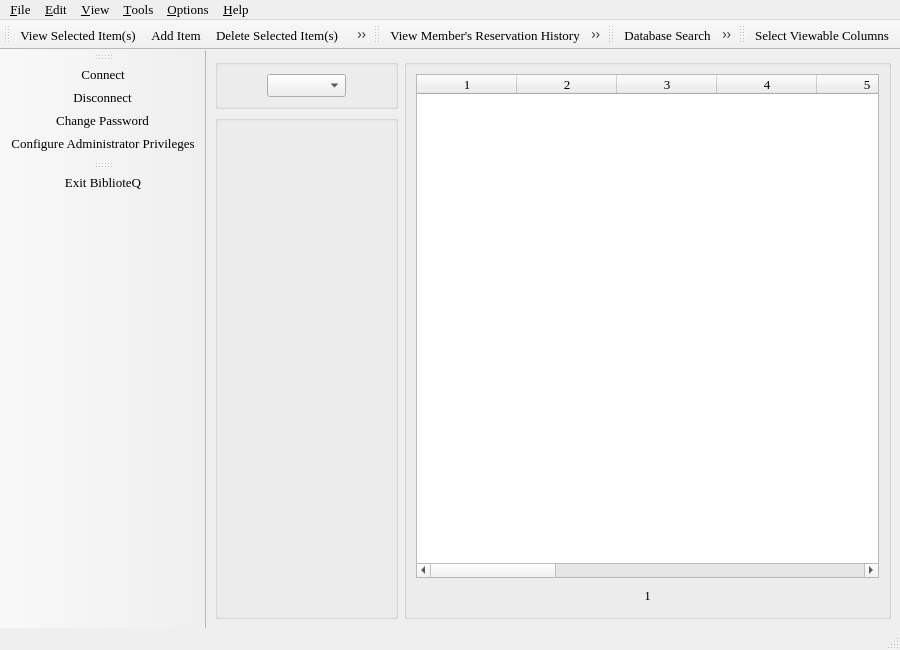
<?xml version="1.0" encoding="UTF-8"?>
<ui version="4.0">
 <class>mainWindow</class>
 <widget class="QMainWindow" name="mainWindow">
  <property name="geometry">
   <rect>
    <x>0</x>
    <y>0</y>
    <width>900</width>
    <height>650</height>
   </rect>
  </property>
  <property name="minimumSize">
   <size>
    <width>900</width>
    <height>650</height>
   </size>
  </property>
  <property name="font">
   <font>
    <family>Times</family>
    <pointsize>10</pointsize>
    <weight>50</weight>
    <italic>false</italic>
    <bold>false</bold>
    <underline>false</underline>
    <strikeout>false</strikeout>
   </font>
  </property>
  <property name="windowTitle">
   <string>BiblioteQ</string>
  </property>
  <property name="windowIcon">
   <iconset>
    <normaloff>icons.d/book.gif</normaloff>icons.d/book.gif</iconset>
  </property>
  <widget class="QWidget" name="centralwidget">
   <layout class="QHBoxLayout" name="horizontalLayout_4">
    <item>
     <layout class="QVBoxLayout" name="verticalLayout_3">
      <item>
       <widget class="QGroupBox" name="groupBox">
        <property name="flat">
         <bool>false</bool>
        </property>
        <layout class="QVBoxLayout" name="verticalLayout_2">
         <item>
          <layout class="QHBoxLayout" name="horizontalLayout">
           <item>
            <spacer name="horizontalSpacer_3">
             <property name="orientation">
              <enum>Qt::Horizontal</enum>
             </property>
             <property name="sizeType">
              <enum>QSizePolicy::Fixed</enum>
             </property>
             <property name="sizeHint" stdset="0">
              <size>
               <width>40</width>
               <height>20</height>
              </size>
             </property>
            </spacer>
           </item>
           <item>
            <widget class="QComboBox" name="typefilter">
             <property name="sizePolicy">
              <sizepolicy hsizetype="Fixed" vsizetype="Fixed">
               <horstretch>0</horstretch>
               <verstretch>0</verstretch>
              </sizepolicy>
             </property>
            </widget>
           </item>
           <item>
            <spacer name="horizontalSpacer_4">
             <property name="orientation">
              <enum>Qt::Horizontal</enum>
             </property>
             <property name="sizeType">
              <enum>QSizePolicy::Fixed</enum>
             </property>
             <property name="sizeHint" stdset="0">
              <size>
               <width>40</width>
               <height>20</height>
              </size>
             </property>
            </spacer>
           </item>
          </layout>
         </item>
        </layout>
       </widget>
      </item>
      <item>
       <widget class="QGroupBox" name="itemSummary">
        <property name="flat">
         <bool>false</bool>
        </property>
        <layout class="QVBoxLayout">
         <item>
          <widget class="QLabel" name="summary">
           <property name="frameShape">
            <enum>QFrame::NoFrame</enum>
           </property>
           <property name="text">
            <string/>
           </property>
           <property name="wordWrap">
            <bool>true</bool>
           </property>
          </widget>
         </item>
         <item>
          <widget class="QLabel" name="frontImage">
           <property name="sizePolicy">
            <sizepolicy hsizetype="Fixed" vsizetype="Preferred">
             <horstretch>0</horstretch>
             <verstretch>0</verstretch>
            </sizepolicy>
           </property>
           <property name="text">
            <string/>
           </property>
           <property name="scaledContents">
            <bool>true</bool>
           </property>
          </widget>
         </item>
         <item>
          <widget class="QLabel" name="backImage">
           <property name="sizePolicy">
            <sizepolicy hsizetype="Fixed" vsizetype="Preferred">
             <horstretch>0</horstretch>
             <verstretch>0</verstretch>
            </sizepolicy>
           </property>
           <property name="text">
            <string/>
           </property>
           <property name="scaledContents">
            <bool>true</bool>
           </property>
          </widget>
         </item>
         <item>
          <spacer>
           <property name="orientation">
            <enum>Qt::Vertical</enum>
           </property>
           <property name="sizeHint" stdset="0">
            <size>
             <width>20</width>
             <height>47</height>
            </size>
           </property>
          </spacer>
         </item>
        </layout>
       </widget>
      </item>
     </layout>
    </item>
    <item>
     <widget class="QGroupBox" name="groupBox_2">
      <layout class="QVBoxLayout" name="verticalLayout">
       <item>
        <widget class="main_table" name="table">
         <property name="editTriggers">
          <set>QAbstractItemView::NoEditTriggers</set>
         </property>
         <property name="showDropIndicator" stdset="0">
          <bool>true</bool>
         </property>
         <property name="dragEnabled">
          <bool>false</bool>
         </property>
         <property name="alternatingRowColors">
          <bool>true</bool>
         </property>
         <property name="selectionMode">
          <enum>QAbstractItemView::ExtendedSelection</enum>
         </property>
         <property name="selectionBehavior">
          <enum>QAbstractItemView::SelectRows</enum>
         </property>
         <property name="verticalScrollMode">
          <enum>QAbstractItemView::ScrollPerItem</enum>
         </property>
         <property name="horizontalScrollMode">
          <enum>QAbstractItemView::ScrollPerPixel</enum>
         </property>
         <property name="showGrid">
          <bool>true</bool>
         </property>
         <property name="sortingEnabled">
          <bool>false</bool>
         </property>
         <property name="columnCount">
          <number>16</number>
         </property>
         <column>
          <property name="text">
           <string>1</string>
          </property>
         </column>
         <column>
          <property name="text">
           <string>2</string>
          </property>
         </column>
         <column>
          <property name="text">
           <string>3</string>
          </property>
         </column>
         <column>
          <property name="text">
           <string>4</string>
          </property>
         </column>
         <column>
          <property name="text">
           <string>5</string>
          </property>
         </column>
         <column>
          <property name="text">
           <string>6</string>
          </property>
         </column>
         <column>
          <property name="text">
           <string>7</string>
          </property>
         </column>
         <column>
          <property name="text">
           <string>8</string>
          </property>
         </column>
         <column>
          <property name="text">
           <string>9</string>
          </property>
         </column>
         <column>
          <property name="text">
           <string>10</string>
          </property>
         </column>
         <column>
          <property name="text">
           <string>11</string>
          </property>
         </column>
         <column>
          <property name="text">
           <string>12</string>
          </property>
         </column>
         <column>
          <property name="text">
           <string>13</string>
          </property>
         </column>
         <column>
          <property name="text">
           <string>14</string>
          </property>
         </column>
         <column>
          <property name="text">
           <string>15</string>
          </property>
         </column>
         <column>
          <property name="text">
           <string>16</string>
          </property>
         </column>
        </widget>
       </item>
       <item>
        <layout class="QHBoxLayout" name="horizontalLayout_2">
         <item>
          <spacer name="horizontalSpacer_5">
           <property name="orientation">
            <enum>Qt::Horizontal</enum>
           </property>
           <property name="sizeHint" stdset="0">
            <size>
             <width>40</width>
             <height>20</height>
            </size>
           </property>
          </spacer>
         </item>
         <item>
          <widget class="QToolButton" name="previousPageButton">
           <property name="toolTip">
            <string>Previous Page</string>
           </property>
           <property name="icon">
            <iconset>
             <normaloff>icons.d/16x16/previous.png</normaloff>icons.d/16x16/previous.png</iconset>
           </property>
           <property name="iconSize">
            <size>
             <width>16</width>
             <height>16</height>
            </size>
           </property>
           <property name="autoRaise">
            <bool>true</bool>
           </property>
          </widget>
         </item>
         <item>
          <widget class="QLabel" name="pagesLabel">
           <property name="text">
            <string>1</string>
           </property>
           <property name="textFormat">
            <enum>Qt::RichText</enum>
           </property>
           <property name="alignment">
            <set>Qt::AlignCenter</set>
           </property>
          </widget>
         </item>
         <item>
          <widget class="QToolButton" name="nextPageButton">
           <property name="toolTip">
            <string>Next Page</string>
           </property>
           <property name="icon">
            <iconset>
             <normaloff>icons.d/16x16/next.png</normaloff>icons.d/16x16/next.png</iconset>
           </property>
           <property name="iconSize">
            <size>
             <width>16</width>
             <height>16</height>
            </size>
           </property>
           <property name="autoRaise">
            <bool>true</bool>
           </property>
          </widget>
         </item>
         <item>
          <spacer name="horizontalSpacer_6">
           <property name="orientation">
            <enum>Qt::Horizontal</enum>
           </property>
           <property name="sizeHint" stdset="0">
            <size>
             <width>40</width>
             <height>20</height>
            </size>
           </property>
          </spacer>
         </item>
        </layout>
       </item>
      </layout>
      <zorder>table</zorder>
     </widget>
    </item>
   </layout>
  </widget>
  <widget class="QMenuBar" name="menubar">
   <property name="geometry">
    <rect>
     <x>0</x>
     <y>0</y>
     <width>900</width>
     <height>28</height>
    </rect>
   </property>
   <property name="font">
    <font>
     <family>Times</family>
     <pointsize>10</pointsize>
    </font>
   </property>
   <widget class="QMenu" name="menuHelp">
    <property name="font">
     <font>
      <family>Times</family>
      <pointsize>10</pointsize>
     </font>
    </property>
    <property name="title">
     <string>&amp;Help</string>
    </property>
    <addaction name="actionAbout"/>
   </widget>
   <widget class="QMenu" name="menuTools">
    <property name="font">
     <font>
      <family>Times</family>
      <pointsize>10</pointsize>
     </font>
    </property>
    <property name="title">
     <string>&amp;Tools</string>
    </property>
    <addaction name="actionResizeColumns"/>
    <addaction name="actionShowErrorDialog"/>
    <addaction name="separator"/>
    <addaction name="actionDatabaseSearch"/>
    <addaction name="actionRefreshTable"/>
   </widget>
   <widget class="QMenu" name="menu_File">
    <property name="font">
     <font>
      <family>Times</family>
      <pointsize>10</pointsize>
     </font>
    </property>
    <property name="title">
     <string>&amp;File</string>
    </property>
    <widget class="QMenu" name="menu_Recent_SQLite_Files">
     <property name="title">
      <string>&amp;Recent SQLite Files</string>
     </property>
    </widget>
    <addaction name="actionConnect"/>
    <addaction name="actionDisconnect"/>
    <addaction name="menu_Recent_SQLite_Files"/>
    <addaction name="separator"/>
    <addaction name="actionExit"/>
   </widget>
   <widget class="QMenu" name="menu_Edit">
    <property name="font">
     <font>
      <family>Times</family>
      <pointsize>10</pointsize>
     </font>
    </property>
    <property name="title">
     <string>&amp;Edit</string>
    </property>
    <addaction name="actionDeleteEntry"/>
    <addaction name="actionModifyEntry"/>
   </widget>
   <widget class="QMenu" name="menu_View">
    <property name="font">
     <font>
      <family>Times</family>
      <pointsize>10</pointsize>
     </font>
    </property>
    <property name="title">
     <string>&amp;View</string>
    </property>
    <addaction name="actionMembersBrowser"/>
    <addaction name="actionViewDetails"/>
   </widget>
   <widget class="QMenu" name="menuOptions">
    <property name="font">
     <font>
      <family>Times</family>
      <pointsize>10</pointsize>
     </font>
    </property>
    <property name="title">
     <string>&amp;Options</string>
    </property>
    <widget class="QMenu" name="menuEntriesPerPage">
     <property name="title">
      <string>&amp;Entries per Page</string>
     </property>
    </widget>
    <addaction name="actionAutoResizeColumns"/>
    <addaction name="actionAutomaticallySaveSettingsOnExit"/>
    <addaction name="actionShowGrid"/>
    <addaction name="actionPopulate_Administrator_Browser_Table_on_Display"/>
    <addaction name="actionPopulate_Members_Browser_Table_on_Display"/>
    <addaction name="actionPopulateOnStart"/>
    <addaction name="actionAutoPopulateOnCreation"/>
    <addaction name="actionPreserveGeometry"/>
    <addaction name="actionResetErrorLogOnDisconnect"/>
    <addaction name="separator"/>
    <addaction name="menuEntriesPerPage"/>
    <addaction name="separator"/>
    <addaction name="actionSaveSettings"/>
    <addaction name="actionSetGlobalFonts"/>
   </widget>
   <addaction name="menu_File"/>
   <addaction name="menu_Edit"/>
   <addaction name="menu_View"/>
   <addaction name="menuTools"/>
   <addaction name="menuOptions"/>
   <addaction name="menuHelp"/>
  </widget>
  <widget class="QStatusBar" name="statusbar"/>
  <widget class="QToolBar" name="toolBar">
   <property name="windowTitle">
    <string>toolBar</string>
   </property>
   <property name="iconSize">
    <size>
     <width>32</width>
     <height>32</height>
    </size>
   </property>
   <attribute name="toolBarArea">
    <enum>LeftToolBarArea</enum>
   </attribute>
   <attribute name="toolBarBreak">
    <bool>false</bool>
   </attribute>
   <addaction name="connectTool"/>
   <addaction name="disconnectTool"/>
   <addaction name="actionChangePassword"/>
   <addaction name="actionConfigureAdministratorPrivileges"/>
  </widget>
  <widget class="QToolBar" name="toolBar_2">
   <property name="windowTitle">
    <string>toolBar_2</string>
   </property>
   <property name="iconSize">
    <size>
     <width>32</width>
     <height>32</height>
    </size>
   </property>
   <attribute name="toolBarArea">
    <enum>TopToolBarArea</enum>
   </attribute>
   <attribute name="toolBarBreak">
    <bool>false</bool>
   </attribute>
   <addaction name="detailsTool"/>
   <addaction name="createTool"/>
   <addaction name="deleteTool"/>
   <addaction name="modifyTool"/>
   <addaction name="printTool"/>
  </widget>
  <widget class="QToolBar" name="toolBar_3">
   <property name="windowTitle">
    <string>toolBar_3</string>
   </property>
   <property name="iconSize">
    <size>
     <width>32</width>
     <height>32</height>
    </size>
   </property>
   <attribute name="toolBarArea">
    <enum>TopToolBarArea</enum>
   </attribute>
   <attribute name="toolBarBreak">
    <bool>false</bool>
   </attribute>
   <addaction name="actionReservationHistory"/>
   <addaction name="actionRequests"/>
   <addaction name="reserveTool"/>
   <addaction name="userTool"/>
  </widget>
  <widget class="QToolBar" name="toolBar_4">
   <property name="windowTitle">
    <string>toolBar_4</string>
   </property>
   <property name="iconSize">
    <size>
     <width>32</width>
     <height>32</height>
    </size>
   </property>
   <attribute name="toolBarArea">
    <enum>TopToolBarArea</enum>
   </attribute>
   <attribute name="toolBarBreak">
    <bool>false</bool>
   </attribute>
   <addaction name="searchTool"/>
   <addaction name="customQueryTool"/>
   <addaction name="refreshTool"/>
  </widget>
  <widget class="QToolBar" name="toolBar_5">
   <property name="windowTitle">
    <string>toolBar_5</string>
   </property>
   <property name="iconSize">
    <size>
     <width>32</width>
     <height>32</height>
    </size>
   </property>
   <attribute name="toolBarArea">
    <enum>TopToolBarArea</enum>
   </attribute>
   <attribute name="toolBarBreak">
    <bool>false</bool>
   </attribute>
   <addaction name="configTool"/>
  </widget>
  <widget class="QToolBar" name="toolBar_6">
   <property name="windowTitle">
    <string>toolBar_6</string>
   </property>
   <property name="iconSize">
    <size>
     <width>32</width>
     <height>32</height>
    </size>
   </property>
   <attribute name="toolBarArea">
    <enum>LeftToolBarArea</enum>
   </attribute>
   <attribute name="toolBarBreak">
    <bool>false</bool>
   </attribute>
   <addaction name="exitTool"/>
  </widget>
  <action name="actionAbout">
   <property name="icon">
    <iconset>
     <normaloff>icons.d/16x16/info.png</normaloff>icons.d/16x16/info.png</iconset>
   </property>
   <property name="text">
    <string>&amp;About</string>
   </property>
   <property name="font">
    <font>
     <family>Times</family>
     <pointsize>10</pointsize>
     <weight>50</weight>
     <italic>false</italic>
     <bold>false</bold>
     <underline>false</underline>
     <strikeout>false</strikeout>
    </font>
   </property>
  </action>
  <action name="actionShowGrid">
   <property name="checkable">
    <bool>true</bool>
   </property>
   <property name="text">
    <string>&amp;Display Table Grid</string>
   </property>
   <property name="font">
    <font>
     <family>Times</family>
     <pointsize>10</pointsize>
     <weight>50</weight>
     <italic>false</italic>
     <bold>false</bold>
     <underline>false</underline>
     <strikeout>false</strikeout>
    </font>
   </property>
  </action>
  <action name="actionResizeColumns">
   <property name="icon">
    <iconset>
     <normaloff>icons.d/16x16/resizecol.png</normaloff>icons.d/16x16/resizecol.png</iconset>
   </property>
   <property name="text">
    <string>&amp;Resize Columns to Contents</string>
   </property>
   <property name="font">
    <font>
     <family>Times</family>
     <pointsize>10</pointsize>
     <weight>50</weight>
     <italic>false</italic>
     <bold>false</bold>
     <underline>false</underline>
     <strikeout>false</strikeout>
    </font>
   </property>
   <property name="shortcut">
    <string>Ctrl+R</string>
   </property>
  </action>
  <action name="actionSaveSettings">
   <property name="icon">
    <iconset>
     <normaloff>icons.d/16x16/filesave.png</normaloff>icons.d/16x16/filesave.png</iconset>
   </property>
   <property name="text">
    <string>&amp;Save Settings</string>
   </property>
   <property name="font">
    <font>
     <family>Times</family>
     <pointsize>10</pointsize>
     <weight>50</weight>
     <italic>false</italic>
     <bold>false</bold>
     <underline>false</underline>
     <strikeout>false</strikeout>
    </font>
   </property>
   <property name="shortcut">
    <string>Ctrl+S</string>
   </property>
  </action>
  <action name="actionPopulateOnStart">
   <property name="checkable">
    <bool>true</bool>
   </property>
   <property name="checked">
    <bool>false</bool>
   </property>
   <property name="text">
    <string>&amp;Populate Table on Connect</string>
   </property>
   <property name="font">
    <font>
     <family>Times</family>
     <pointsize>10</pointsize>
     <weight>50</weight>
     <italic>false</italic>
     <bold>false</bold>
     <underline>false</underline>
     <strikeout>false</strikeout>
    </font>
   </property>
  </action>
  <action name="actionAutoResizeColumns">
   <property name="checkable">
    <bool>true</bool>
   </property>
   <property name="text">
    <string>Automatically &amp;Resize Columns to Contents</string>
   </property>
   <property name="font">
    <font>
     <family>Times</family>
     <pointsize>10</pointsize>
     <weight>50</weight>
     <italic>false</italic>
     <bold>false</bold>
     <underline>false</underline>
     <strikeout>false</strikeout>
    </font>
   </property>
  </action>
  <action name="actionAutoPopulateOnFilter">
   <property name="checkable">
    <bool>true</bool>
   </property>
   <property name="checked">
    <bool>false</bool>
   </property>
   <property name="text">
    <string>&amp;Automatically Populate Table on Filter Change</string>
   </property>
   <property name="font">
    <font>
     <family>Times</family>
     <pointsize>10</pointsize>
    </font>
   </property>
  </action>
  <action name="actionShowErrorDialog">
   <property name="icon">
    <iconset>
     <normaloff>icons.d/16x16/log.png</normaloff>icons.d/16x16/log.png</iconset>
   </property>
   <property name="text">
    <string>View Error &amp;Log</string>
   </property>
   <property name="font">
    <font>
     <family>Times</family>
     <pointsize>10</pointsize>
    </font>
   </property>
   <property name="shortcut">
    <string>Ctrl+L</string>
   </property>
  </action>
  <action name="actionResetErrorLogOnDisconnect">
   <property name="checkable">
    <bool>true</bool>
   </property>
   <property name="text">
    <string>Reset &amp;Error Log on Disconnect</string>
   </property>
   <property name="font">
    <font>
     <family>Times</family>
     <pointsize>10</pointsize>
    </font>
   </property>
  </action>
  <action name="actionConnect">
   <property name="icon">
    <iconset>
     <normaloff>icons.d/16x16/connected.png</normaloff>icons.d/16x16/connected.png</iconset>
   </property>
   <property name="text">
    <string>&amp;Connect</string>
   </property>
   <property name="font">
    <font>
     <family>Times</family>
     <pointsize>10</pointsize>
    </font>
   </property>
   <property name="shortcut">
    <string>Ctrl+C</string>
   </property>
  </action>
  <action name="actionDisconnect">
   <property name="icon">
    <iconset>
     <normaloff>icons.d/16x16/disconnected.png</normaloff>icons.d/16x16/disconnected.png</iconset>
   </property>
   <property name="text">
    <string>&amp;Disconnect</string>
   </property>
   <property name="font">
    <font>
     <family>Times</family>
     <pointsize>10</pointsize>
    </font>
   </property>
   <property name="shortcut">
    <string>Ctrl+D</string>
   </property>
  </action>
  <action name="actionExit">
   <property name="icon">
    <iconset>
     <normaloff>icons.d/16x16/exit.png</normaloff>icons.d/16x16/exit.png</iconset>
   </property>
   <property name="text">
    <string>Exit Bibliote&amp;Q</string>
   </property>
   <property name="font">
    <font>
     <family>Times</family>
     <pointsize>10</pointsize>
    </font>
   </property>
   <property name="shortcut">
    <string>Ctrl+Q</string>
   </property>
  </action>
  <action name="actionDeleteEntry">
   <property name="icon">
    <iconset>
     <normaloff>icons.d/16x16/eraser.png</normaloff>icons.d/16x16/eraser.png</iconset>
   </property>
   <property name="text">
    <string>&amp;Delete Selected Item(s)</string>
   </property>
   <property name="font">
    <font>
     <family>Times</family>
     <pointsize>10</pointsize>
    </font>
   </property>
   <property name="shortcut">
    <string>Ctrl+X</string>
   </property>
  </action>
  <action name="actionModifyEntry">
   <property name="icon">
    <iconset>
     <normaloff>icons.d/16x16/edit.png</normaloff>icons.d/16x16/edit.png</iconset>
   </property>
   <property name="text">
    <string>&amp;Modify Selected Item(s)</string>
   </property>
   <property name="font">
    <font>
     <family>Times</family>
     <pointsize>10</pointsize>
    </font>
   </property>
   <property name="shortcut">
    <string>Ctrl+V</string>
   </property>
  </action>
  <action name="actionMembersBrowser">
   <property name="icon">
    <iconset>
     <normaloff>icons.d/16x16/members.png</normaloff>icons.d/16x16/members.png</iconset>
   </property>
   <property name="text">
    <string>&amp;Members Browser</string>
   </property>
   <property name="font">
    <font>
     <family>Times</family>
     <pointsize>10</pointsize>
    </font>
   </property>
   <property name="shortcut">
    <string>Ctrl+M</string>
   </property>
  </action>
  <action name="actionDatabaseSearch">
   <property name="icon">
    <iconset>
     <normaloff>icons.d/16x16/find.png</normaloff>icons.d/16x16/find.png</iconset>
   </property>
   <property name="text">
    <string>&amp;Database Search</string>
   </property>
   <property name="iconText">
    <string>Database Search</string>
   </property>
   <property name="toolTip">
    <string>Database Search</string>
   </property>
   <property name="font">
    <font>
     <family>Times</family>
     <pointsize>10</pointsize>
    </font>
   </property>
   <property name="shortcut">
    <string>Ctrl+F</string>
   </property>
  </action>
  <action name="actionRefreshTable">
   <property name="icon">
    <iconset>
     <normaloff>icons.d/16x16/reload.png</normaloff>icons.d/16x16/reload.png</iconset>
   </property>
   <property name="text">
    <string>Refresh &amp;Table</string>
   </property>
   <property name="font">
    <font>
     <family>Times</family>
     <pointsize>10</pointsize>
    </font>
   </property>
   <property name="shortcut">
    <string>Ctrl+T</string>
   </property>
  </action>
  <action name="actionViewDetails">
   <property name="icon">
    <iconset>
     <normaloff>icons.d/16x16/details.png</normaloff>icons.d/16x16/details.png</iconset>
   </property>
   <property name="text">
    <string>&amp;Selected Item(s)</string>
   </property>
   <property name="font">
    <font>
     <family>Times</family>
     <pointsize>10</pointsize>
    </font>
   </property>
   <property name="shortcut">
    <string>Ctrl+V</string>
   </property>
  </action>
  <action name="actionSetGlobalFonts">
   <property name="icon">
    <iconset>
     <normaloff>icons.d/16x16/fonts.png</normaloff>icons.d/16x16/fonts.png</iconset>
   </property>
   <property name="text">
    <string>Select &amp;Global Font</string>
   </property>
   <property name="font">
    <font>
     <family>Times</family>
     <pointsize>10</pointsize>
    </font>
   </property>
   <property name="shortcut">
    <string>Ctrl+G</string>
   </property>
  </action>
  <action name="actionAutoPopulateOnCreation">
   <property name="checkable">
    <bool>true</bool>
   </property>
   <property name="text">
    <string>Populate Table on Item &amp;Creation</string>
   </property>
   <property name="font">
    <font>
     <family>Times</family>
     <pointsize>10</pointsize>
    </font>
   </property>
  </action>
  <action name="connectTool">
   <property name="icon">
    <iconset>
     <normaloff>icons.d/32x32/connect_established.png</normaloff>icons.d/32x32/connect_established.png</iconset>
   </property>
   <property name="text">
    <string>Connect</string>
   </property>
   <property name="font">
    <font>
     <family>Times</family>
     <pointsize>10</pointsize>
    </font>
   </property>
  </action>
  <action name="disconnectTool">
   <property name="icon">
    <iconset>
     <normaloff>icons.d/32x32/connect_no.png</normaloff>icons.d/32x32/connect_no.png</iconset>
   </property>
   <property name="text">
    <string>Disconnect</string>
   </property>
   <property name="font">
    <font>
     <family>Times</family>
     <pointsize>10</pointsize>
    </font>
   </property>
  </action>
  <action name="detailsTool">
   <property name="icon">
    <iconset>
     <normaloff>icons.d/32x32/details.png</normaloff>icons.d/32x32/details.png</iconset>
   </property>
   <property name="text">
    <string>View Selected Item(s)</string>
   </property>
   <property name="font">
    <font>
     <family>Times</family>
     <pointsize>10</pointsize>
    </font>
   </property>
  </action>
  <action name="createTool">
   <property name="icon">
    <iconset>
     <normaloff>icons.d/32x32/add.png</normaloff>icons.d/32x32/add.png</iconset>
   </property>
   <property name="text">
    <string>Add Item</string>
   </property>
   <property name="font">
    <font>
     <family>Times</family>
     <pointsize>10</pointsize>
    </font>
   </property>
   <property name="menuRole">
    <enum>QAction::TextHeuristicRole</enum>
   </property>
  </action>
  <action name="deleteTool">
   <property name="icon">
    <iconset>
     <normaloff>icons.d/32x32/remove.png</normaloff>icons.d/32x32/remove.png</iconset>
   </property>
   <property name="text">
    <string>Delete Selected Item(s)</string>
   </property>
   <property name="font">
    <font>
     <family>Times</family>
     <pointsize>10</pointsize>
    </font>
   </property>
  </action>
  <action name="modifyTool">
   <property name="icon">
    <iconset>
     <normaloff>icons.d/32x32/edit.png</normaloff>icons.d/32x32/edit.png</iconset>
   </property>
   <property name="text">
    <string>Modify Selected Item(s)</string>
   </property>
   <property name="font">
    <font>
     <family>Times</family>
     <pointsize>10</pointsize>
    </font>
   </property>
  </action>
  <action name="printTool">
   <property name="icon">
    <iconset>
     <normaloff>icons.d/32x32/print.png</normaloff>icons.d/32x32/print.png</iconset>
   </property>
   <property name="text">
    <string>Print Selected Item(s)</string>
   </property>
   <property name="font">
    <font>
     <family>Times</family>
     <pointsize>10</pointsize>
    </font>
   </property>
  </action>
  <action name="reserveTool">
   <property name="icon">
    <iconset>
     <normaloff>icons.d/32x32/checkout.png</normaloff>icons.d/32x32/checkout.png</iconset>
   </property>
   <property name="text">
    <string>Reserve Selected Item</string>
   </property>
   <property name="font">
    <font>
     <family>Times</family>
     <pointsize>10</pointsize>
    </font>
   </property>
  </action>
  <action name="userTool">
   <property name="icon">
    <iconset>
     <normaloff>icons.d/32x32/members.png</normaloff>icons.d/32x32/members.png</iconset>
   </property>
   <property name="text">
    <string>Display Members Browser</string>
   </property>
   <property name="font">
    <font>
     <family>Times</family>
     <pointsize>10</pointsize>
    </font>
   </property>
  </action>
  <action name="searchTool">
   <property name="icon">
    <iconset>
     <normaloff>icons.d/32x32/find.png</normaloff>icons.d/32x32/find.png</iconset>
   </property>
   <property name="text">
    <string>Database Search</string>
   </property>
   <property name="font">
    <font>
     <family>Times</family>
     <pointsize>10</pointsize>
    </font>
   </property>
  </action>
  <action name="customQueryTool">
   <property name="icon">
    <iconset>
     <normaloff>icons.d/32x32/customquery.png</normaloff>icons.d/32x32/customquery.png</iconset>
   </property>
   <property name="text">
    <string>Custom Database Query</string>
   </property>
   <property name="font">
    <font>
     <family>Times</family>
     <pointsize>10</pointsize>
    </font>
   </property>
  </action>
  <action name="refreshTool">
   <property name="icon">
    <iconset>
     <normaloff>icons.d/32x32/reload.png</normaloff>icons.d/32x32/reload.png</iconset>
   </property>
   <property name="text">
    <string>Refresh Table</string>
   </property>
   <property name="font">
    <font>
     <family>Times</family>
     <pointsize>10</pointsize>
    </font>
   </property>
  </action>
  <action name="configTool">
   <property name="icon">
    <iconset>
     <normaloff>icons.d/32x32/configure.png</normaloff>icons.d/32x32/configure.png</iconset>
   </property>
   <property name="text">
    <string>Select Viewable Columns</string>
   </property>
   <property name="font">
    <font>
     <family>Times</family>
     <pointsize>10</pointsize>
    </font>
   </property>
  </action>
  <action name="exitTool">
   <property name="icon">
    <iconset>
     <normaloff>icons.d/32x32/exit.png</normaloff>icons.d/32x32/exit.png</iconset>
   </property>
   <property name="text">
    <string>Exit BiblioteQ</string>
   </property>
   <property name="font">
    <font>
     <family>Times</family>
     <pointsize>10</pointsize>
    </font>
   </property>
  </action>
  <action name="actionReservationHistory">
   <property name="icon">
    <iconset>
     <normaloff>icons.d/32x32/history.png</normaloff>icons.d/32x32/history.png</iconset>
   </property>
   <property name="text">
    <string>View Member's Reservation History</string>
   </property>
   <property name="font">
    <font>
     <family>Times</family>
     <pointsize>10</pointsize>
    </font>
   </property>
  </action>
  <action name="actionChangePassword">
   <property name="icon">
    <iconset>
     <normaloff>icons.d/32x32/password.png</normaloff>icons.d/32x32/password.png</iconset>
   </property>
   <property name="text">
    <string>Change Password</string>
   </property>
   <property name="font">
    <font>
     <family>Times</family>
     <pointsize>10</pointsize>
    </font>
   </property>
  </action>
  <action name="actionPreserveGeometry">
   <property name="checkable">
    <bool>true</bool>
   </property>
   <property name="text">
    <string>Preserve Main &amp;Window's Geometry</string>
   </property>
   <property name="font">
    <font>
     <family>Times</family>
     <pointsize>10</pointsize>
    </font>
   </property>
  </action>
  <action name="actionAutomaticallySaveSettingsOnExit">
   <property name="checkable">
    <bool>true</bool>
   </property>
   <property name="text">
    <string>Automatically Save Settings on E&amp;xit</string>
   </property>
   <property name="font">
    <font>
     <family>Times</family>
     <pointsize>10</pointsize>
    </font>
   </property>
  </action>
  <action name="actionConfigureAdministratorPrivileges">
   <property name="icon">
    <iconset>
     <normaloff>icons.d/32x32/identity.png</normaloff>icons.d/32x32/identity.png</iconset>
   </property>
   <property name="text">
    <string>Configure Administrator Privileges</string>
   </property>
   <property name="font">
    <font>
     <family>Times</family>
     <pointsize>10</pointsize>
    </font>
   </property>
  </action>
  <action name="actionRequests">
   <property name="icon">
    <iconset>
     <normaloff>icons.d/32x32/request.png</normaloff>icons.d/32x32/request.png</iconset>
   </property>
   <property name="text">
    <string>Item Requests</string>
   </property>
   <property name="font">
    <font>
     <family>Times</family>
     <pointsize>10</pointsize>
    </font>
   </property>
  </action>
  <action name="actionPopulate_Members_Browser_Table_on_Display">
   <property name="checkable">
    <bool>true</bool>
   </property>
   <property name="text">
    <string>Populate &amp;Members Browser Table on Display</string>
   </property>
  </action>
  <action name="actionPopulate_Administrator_Browser_Table_on_Display">
   <property name="checkable">
    <bool>true</bool>
   </property>
   <property name="text">
    <string>Populate &amp;Administrator Browser Table on Display</string>
   </property>
  </action>
  <action name="actionCheck_Updates">
   <property name="icon">
    <iconset>
     <normaloff>icons.d/16x16/down.png</normaloff>icons.d/16x16/down.png</iconset>
   </property>
   <property name="text">
    <string>Check for &amp;Updates</string>
   </property>
  </action>
  <action name="action_25">
   <property name="checkable">
    <bool>true</bool>
   </property>
   <property name="checked">
    <bool>true</bool>
   </property>
   <property name="text">
    <string>&amp;25</string>
   </property>
  </action>
  <action name="action_50">
   <property name="checkable">
    <bool>true</bool>
   </property>
   <property name="text">
    <string>&amp;50</string>
   </property>
  </action>
  <action name="action_75">
   <property name="checkable">
    <bool>true</bool>
   </property>
   <property name="text">
    <string>&amp;75</string>
   </property>
  </action>
  <action name="action_100">
   <property name="checkable">
    <bool>true</bool>
   </property>
   <property name="text">
    <string>&amp;100</string>
   </property>
  </action>
 </widget>
 <customwidgets>
  <customwidget>
   <class>main_table</class>
   <extends>QTableWidget</extends>
   <header>main_table.h</header>
  </customwidget>
 </customwidgets>
 <tabstops>
  <tabstop>typefilter</tabstop>
  <tabstop>table</tabstop>
  <tabstop>previousPageButton</tabstop>
  <tabstop>nextPageButton</tabstop>
 </tabstops>
 <resources/>
 <connections/>
</ui>
